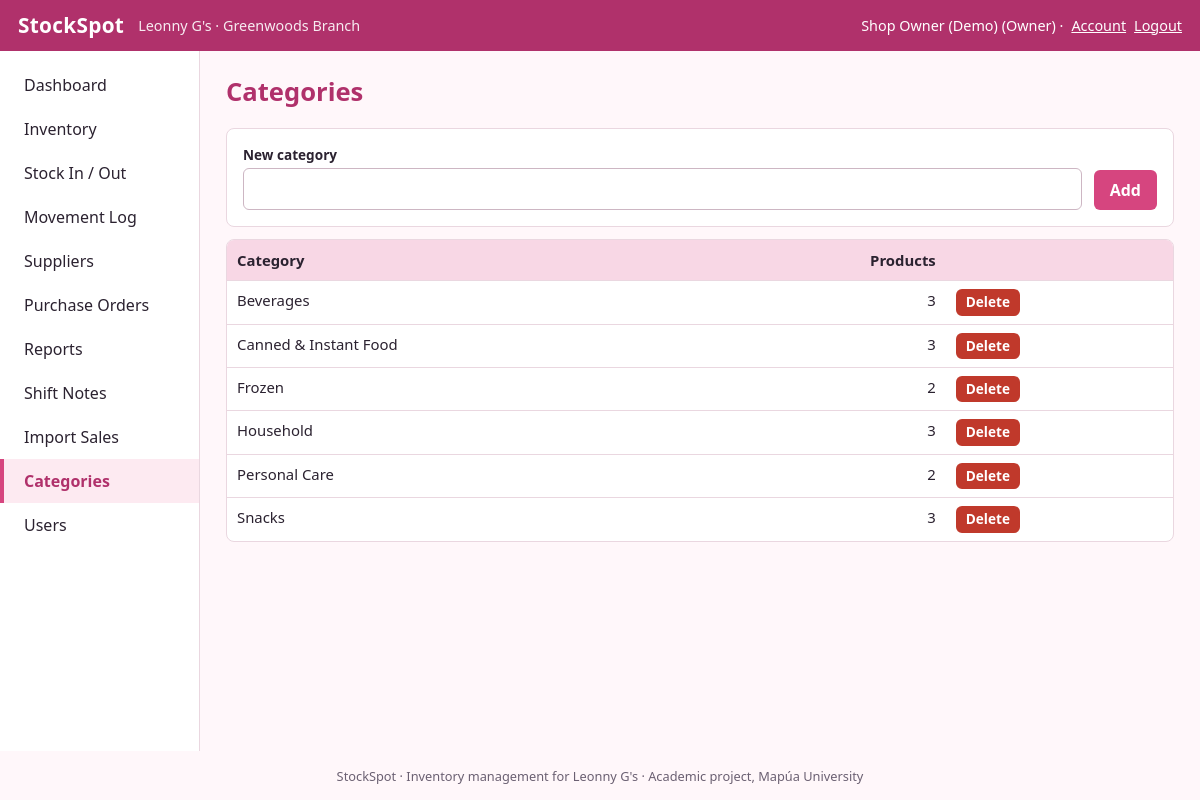
The app's page /categories.php (signed in) with its own data.
### tables this page shows
CREATE TABLE categories (
  category_id   INT UNSIGNED AUTO_INCREMENT PRIMARY KEY,
  category_name VARCHAR(60) NOT NULL UNIQUE
);

### includes/helpers.php (called while the page is built, shortened)
<?php
function e($v): string { return htmlspecialchars((string)$v, ENT_QUOTES | ENT_SUBSTITUTE, 'UTF-8'); }

### public/categories.php (the view, shortened to what this page needs)
<?php
$pdo = db(); $err = '';
$rows = $pdo->query('SELECT c.*, (SELECT COUNT(*) FROM products p WHERE p.category_id = c.category_id) AS n FROM categories c ORDER BY category_name')->fetchAll();
?>
<form method="post" class="row panel"><?= csrf_field() ?><input type="hidden" name="action" value="add">
<div><label for="cn">New category</label><input type="text" id="cn" name="category_name" maxlength="60" required></div><div style="flex:0 0 auto"><button class="btn" type="submit">Add</button></div></form>
<div class="tablewrap"><table><tr><th>Category</th><th class="num">Products</th><th></th></tr>
<?php foreach ($rows as $r): ?><tr><td><?= e($r['category_name']) ?></td><td class="num"><?= (int)$r['n'] ?></td><td>
<form method="post" class="inline" onsubmit="return confirm('Delete this category?')"><button class="btn sm danger" type="submit">Delete</button></form></td></tr>
<?php endforeach; ?></table></div>

### public/assets/style.css (style rules this page uses)
:root { --pink:#d6457f;--pink-d:#b0316b;--pink-l:#fdeaf1;--pink-m:#f8d7e5;--ink:#2b2230;--mute:#6b6072;--line:#ead7e0;--ok:#2e8b57;--warn:#c77d0a;--bad:#c0392b;--bg:#fff7fa }
* { box-sizing:border-box }
body { margin:0;font-family:system-ui,-apple-system,"Segoe UI",Roboto,Arial,sans-serif;color:var(--ink);background:var(--bg);line-height:1.5 }
.inline { display:inline }
.panel { background:#fff;border:1px solid var(--line);border-radius:8px;padding:16px;margin-bottom:16px }
.tablewrap { overflow-x:auto;background:#fff;border:1px solid var(--line);border-radius:8px }
table { border-collapse:collapse;width:100%;font-size:.93rem }
th { background:var(--pink-m);text-align:left;padding:9px 10px;white-space:nowrap }
td { padding:8px 10px;border-top:1px solid var(--line);vertical-align:top }
.num { text-align:right;white-space:nowrap }
.btn,button.btn { display:inline-block;background:var(--pink);color:#fff;border:0;border-radius:6px;padding:8px 16px;font:inherit;font-weight:600;cursor:pointer;text-decoration:none }
.btn.danger { background:var(--bad) }
.btn.sm { padding:3px 10px;font-size:.85rem }
input[type=text],input[type=password],input[type=number],input[type=date],input[type=search],input[type=file],select,textarea { width:100%;max-width:520px;padding:8px 10px;border:1px solid #cdb6c3;border-radius:6px;font:inherit;background:#fff }
.row { display:flex;gap:12px;flex-wrap:wrap;align-items:flex-end;margin-bottom:12px }
.row>div { flex:1 1 160px }
.row label { display:block;font-size:.85rem;font-weight:600;margin-bottom:3px }
.row input,.row select { max-width:none }

### records on screen
categories: category_name "Beverages", n "3"
categories: category_name "Canned & Instant Food", n "3"
categories: category_name "Frozen", n "2"
categories: category_name "Household", n "3"
categories: category_name "Personal Care", n "2"
categories: category_name "Snacks", n "3"

### other values on screen
APP_NAME "StockSpot"
STORE_NAME "Leonny G's"
$u['name'] "Shop Owner (Demo)"
$u['role'] "Owner"
$label "Dashboard"
$label "Inventory"
$label "Stock In / Out"
$label "Movement Log"
$label "Suppliers"
$label "Purchase Orders"
$label "Reports"
$label "Shift Notes"
$label "Import Sales"
$label "Categories"
$label "Users"
